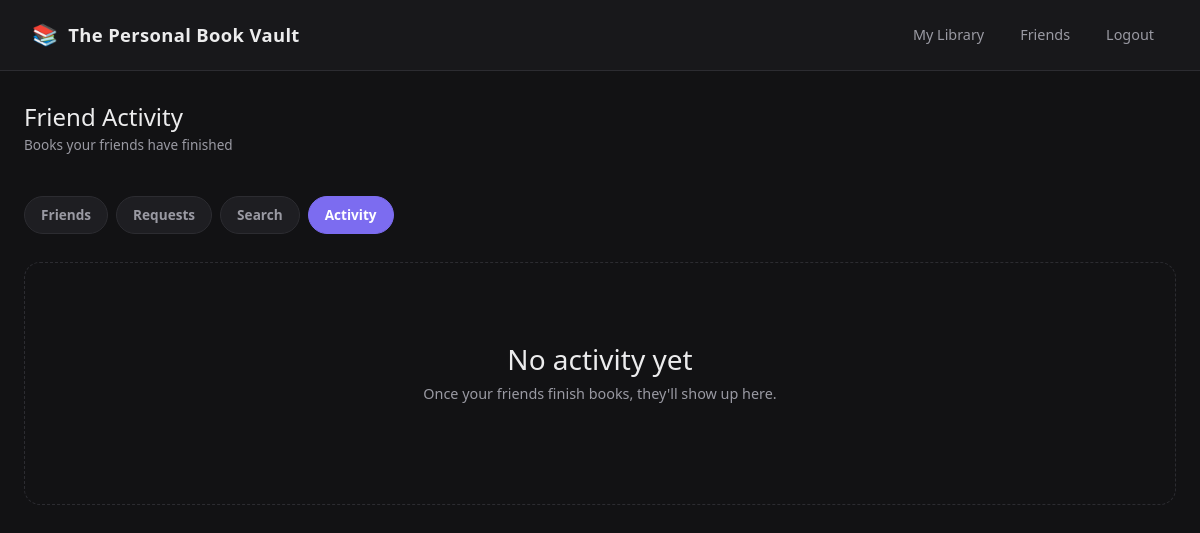
The app's page /friends/activity (signed in), older data.
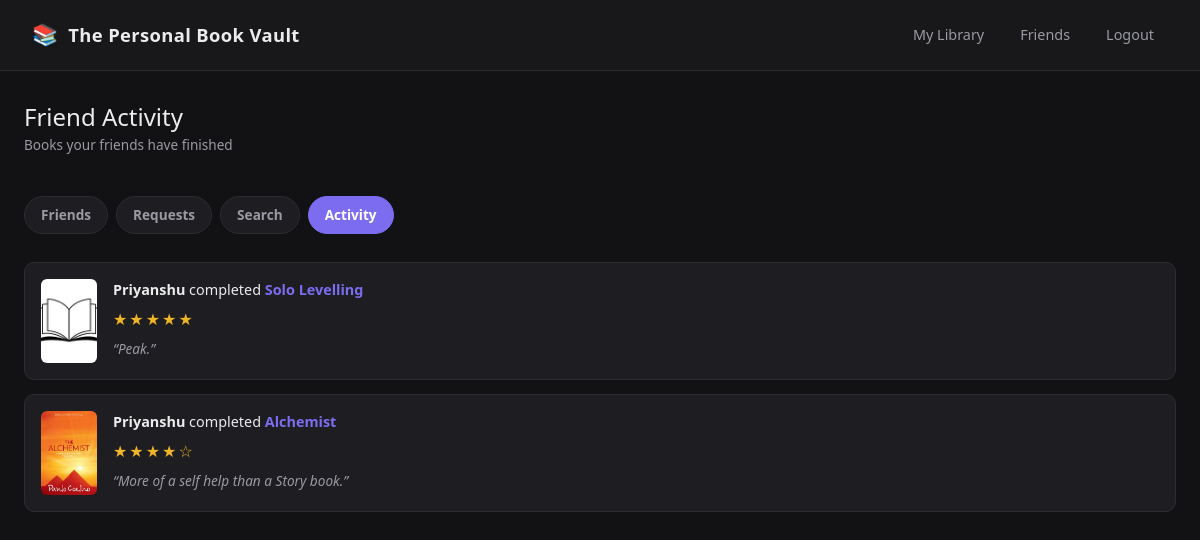
The same page, newer data.
### books/models_books.py (models this page shows)
class UserBook(db.Model):
    __tablename__='userbook'
    id=db.Column(db.Integer,primary_key=True)
    user_id=db.Column(db.Integer,db.ForeignKey('user.id'),nullable=False)
    book_id=db.Column(db.Integer,db.ForeignKey('books.book_id'),nullable=False)
    status=db.Column(db.String(200),nullable=False)
    review=db.Column(db.Text,nullable=True)
    rating=db.Column(db.Integer,nullable=True)
    added_at=db.Column(db.DateTime(timezone=True),
        default=lambda: datetime.now(timezone.utc),
        nullable=False)
    user = db.relationship(
        "User",
        back_populates="user_books"
    )
    book = db.relationship(
        "Books",
        back_populates="user_books"
    )

class Books(db.Model):
    __tablename__='books'
    book_id=db.Column(db.Integer,primary_key=True)
    author=db.Column(db.String(200),nullable=False)
    title=db.Column(db.String(200),nullable=False)
    genre=db.Column(db.String(200))
    cover_image = db.Column(db.String(255))
    user_books = db.relationship(
        "UserBook",
        back_populates="book",
        cascade="all, delete-orphan"
    )
    reading_sessions = db.relationship(
        "ReadingSession",
        back_populates="book"
    )

### auth/models_user.py (models this page shows)
class User(db.Model,UserMixin):
    __tablename__='user'
    id=db.Column(db.Integer,primary_key=True)
    username=db.Column(db.String(80),unique=True,nullable=False)
    password=db.Column(db.String(200),unique=True,nullable=False)
    email=db.Column(db.String(200),unique=True)
    user_books = db.relationship(
        "UserBook",
        back_populates="user",
        cascade="all, delete-orphan"
    )
    created_sessions = db.relationship(
        "ReadingSession",
        foreign_keys="ReadingSession.creator_id",
        back_populates="creator_user"
    )
    joined_sessions = db.relationship(
        "SessionParticipant",
        back_populates="participant_user",
        cascade="all, delete-orphan"
    )
    friendships = db.relationship(
        "Friendship",
        foreign_keys="Friendship.user_id",
        back_populates="user"
    )
    friend_of = db.relationship(
        "Friendship",
        foreign_keys="Friendship.friend_id",
        back_populates="friend"
    )

### friends/friends_routes.py (the view)
@friends_bp.route("/friends/activity", methods=["GET"])
@login_required
def activity():
    friend_ids = [u.id for u in get_friends(current_user.id)]
    entries = []
    if friend_ids:
        entries = (
            UserBook.query
            .filter(
                UserBook.user_id.in_(friend_ids),
                UserBook.status == "Completed",
            )
            .order_by(UserBook.added_at.desc())
            .limit(50)
            .all()
        )
    return render_template(
        "activity.html",
        entries=entries,
        active_tab="activity",
    )

### app.py (called while the page is built)
def create_app():
    app =Flask(__name__,template_folder='templates',static_folder='static',static_url_path='/')
    app.config['SQLALCHEMY_DATABASE_URI']='sqlite:///database.db'
    db.init_app(app)
    migrate.init_app(app,db)
    bcrypt.init_app(app)
    login_manager.init_app(app)
    app.secret_key=os.getenv('key')
    app.config['SESSION_TYPE']='sqlalchemy'
    app.config['SESSION_SQLALCHEMY']=db
    Session(app)
    @login_manager.user_loader
    def load_user(id):
        return User.query.get(id)
    app.register_blueprint(auth_bp)
    app.register_blueprint(friends_bp)
    app.register_blueprint(books_bp)
    return app

### friends/friends_routes.py (called while the page is built)
def get_friends(user_id):
    sent = Friendship.query.filter_by(user_id=user_id, status="accepted").all()
    received = Friendship.query.filter_by(friend_id=user_id, status="accepted").all()
    friends = [f.friend for f in sent] + [f.user for f in received]
    return friends

@friends_bp.context_processor
def inject_pending_count():
    if current_user.is_authenticated:
        count = Friendship.query.filter_by(
            friend_id=current_user.id, status="pending"
        ).count()
    else:
        count = 0
    return dict(pending_count=count)

### friends/templates/activity.html (shortened to what this page needs)
{% extends "base.html" %}
{% block body %}
<div class="page-container">
    <div class="dashboard-header">
        <div>
            <h1>Friend Activity</h1>
            <p class="subtitle">Books your friends have finished</p>
        </div>
    </div>
    {% include "components/friends_nav.html" %}
    {% if entries %}
        <div class="activity-feed">
            {% for entry in entries %}
                <div class="activity-item">
                    <div class="activity-cover">
                        {% if entry.book.cover_image %}
                            <img
                                src="{{ url_for('static', filename='covers/' + entry.book.cover_image) }}"
                                alt="Cover of {{ entry.book.title }}">
                        {% else %}
                            <img
                                src="{{ url_for('static', filename='covers/default_book.png') }}"
                                alt="No cover available">
                        {% endif %}
                    </div>
                    <div class="activity-body">
                        <p class="activity-heading">
                            <strong>{{ entry.user.username }}</strong> completed
                            <a href="{{ url_for('books.book_detail', book_id=entry.book.book_id) }}">{{ entry.book.title }}</a>
                        </p>
                        {% if entry.rating %}
                            <span class="rating-display">{{ '★' * entry.rating }}{{ '☆' * (5 - entry.rating) }}</span>
                        {% endif %}
                        {% if entry.review %}
                            <p class="activity-review">&ldquo;{{ entry.review }}&rdquo;</p>
                        {% endif %}
                    </div>
                </div>
            {% endfor %}
        </div>
    {% else %}
        <div class="empty-state">
            <h3>No activity yet</h3>
            <p>Once your friends finish books, they'll show up here.</p>
        </div>
    {% endif %}
</div>
{% endblock %}

### templates/base.html (shortened to what this page needs)
<!DOCTYPE html>
<html lang="en">
    <head>
        <link
            rel="stylesheet"
            href="https://cdn.jsdelivr.net/npm/bootstrap@5.3.3/dist/css/bootstrap.min.css">
        <link rel="stylesheet" href="{{ url_for('static', filename='css/styles.css') }}">
    </head>
    <body>
        <nav class="navbar">
            <a href="{{ url_for('books.home') if current_user.is_authenticated else url_for('auth.user_login') }}" class="brand">
                <span class="brand-mark">📚</span>
                <span>The Personal Book Vault</span>
            </a>
            <div class="nav-links">
                {% if current_user.is_authenticated %}
                    <a href="{{ url_for('books.home') }}">My Library</a>
                    <a href="{{ url_for('friends.friends_list') }}">
                        Friends
                    </a>
                    <a href="{{ url_for('books.logout') }}">Logout</a>
                {% else %}
                    <a href="{{ url_for('auth.user_login') }}">Login</a>
                    <a href="{{ url_for('auth.signup') }}" class="btn btn-primary">Sign Up</a>
                {% endif %}
            </div>
        </nav>
        {% block body %}{% endblock %}
    </body>
</html>

### templates/components/friends_nav.html (shortened to what this page needs)
<div class="status-tabs">
    <a href="{{ url_for('friends.friends_list') }}" class="{{ 'active' if active_tab == 'friends' else '' }}">
        Friends
    </a>
    <a href="{{ url_for('friends.requests_view') }}" class="{{ 'active' if active_tab == 'requests' else '' }}">
        Requests
    </a>
    <a href="{{ url_for('friends.search') }}" class="{{ 'active' if active_tab == 'search' else '' }}">
        Search
    </a>
    <a href="{{ url_for('friends.activity') }}" class="{{ 'active' if active_tab == 'activity' else '' }}">
        Activity
    </a>
</div>

### static/css/styles.css (style rules this page uses)
:root { --bg: #121214; --bg-elevated: #18181b; --surface: #1e1e22; --surface-hover: #26262b; --border: #2c2c31; --text: #ececed; --text-muted: #9a9aa3; --text-faint: #6e6e76; --accent: #7c6cf0; --accent-hover: #6a5ce0; --accent-soft: rgba(124, 108, 240, 0.15); --success: #3ecf8e; --success-soft: rgba(62, 207, 142, 0.15); --warning: #f0b429; --warning-soft: rgba(240, 180, 41, 0.15); --error: #f0546c; --error-soft: rgba(240, 84, 108, 0.15); --radius-sm: 6px; --radius: 10px; --radius-lg: 16px; --shadow: 0 8px 24px rgba(0, 0, 0, 0.35); }
* { box-sizing: border-box; }
html, body { margin: 0; padding: 0; background: var(--bg); color: var(--text); font-family: "Segoe UI", Roboto, Helvetica, Arial, sans-serif; min-height: 100vh; }
a { color: inherit; text-decoration: none; }
img { max-width: 100%; display: block; }
.page-container { max-width: 1200px; margin: 0 auto; padding: 32px 24px 64px; }
.navbar { display: flex; align-items: center; justify-content: space-between; padding: 16px 32px; background: var(--bg-elevated); border-bottom: 1px solid var(--border); position: sticky; top: 0; z-index: 50; }
.navbar .brand { display: flex; align-items: center; gap: 10px; font-size: 1.15rem; font-weight: 700; letter-spacing: 0.02em; }
.navbar .brand .brand-mark { font-size: 1.3rem; }
.navbar .nav-links { display: flex; align-items: center; gap: 8px; }
.navbar .nav-links a, .navbar .nav-links button { font-size: 0.9rem; color: var(--text-muted); padding: 8px 14px; border-radius: var(--radius-sm); border: none; background: transparent; cursor: pointer; transition: background 0.15s ease, color 0.15s ease; }
.dashboard-header { display: flex; align-items: center; justify-content: space-between; margin-bottom: 24px; gap: 16px; flex-wrap: wrap; }
.dashboard-header h1 { font-size: 1.5rem; margin: 0; }
.dashboard-header .subtitle { color: var(--text-muted); font-size: 0.85rem; margin-top: 4px; }
.status-tabs { display: flex; gap: 8px; margin-bottom: 28px; flex-wrap: wrap; }
.status-tabs a { padding: 8px 16px; border-radius: 999px; font-size: 0.85rem; font-weight: 600; border: 1px solid var(--border); background: var(--surface); color: var(--text-muted); transition: all 0.15s ease; }
.status-tabs a.active { background: var(--accent); border-color: var(--accent); color: #fff; }
.rating-display { color: var(--warning); font-size: 1rem; letter-spacing: 2px; }
.activity-feed { display: flex; flex-direction: column; gap: 14px; }
.activity-item { display: flex; gap: 16px; background: var(--surface); border: 1px solid var(--border); border-radius: var(--radius); padding: 16px; }
.activity-cover { width: 56px; flex-shrink: 0; aspect-ratio: 2 / 3; border-radius: var(--radius-sm); overflow: hidden; background: var(--bg-elevated); }
.activity-cover img { width: 100%; height: 100%; object-fit: cover; }
.activity-body { flex: 1; min-width: 0; }
.activity-heading { margin: 0 0 6px; font-size: 0.9rem; }
.activity-heading a { color: var(--accent); font-weight: 600; }
.activity-review { margin: 8px 0 0; font-size: 0.85rem; color: var(--text-muted); font-style: italic; line-height: 1.5; }

Row changes from the older to the newer data that the page shows:
added UserBook: user.username "Priyanshu", book "Solo Levelling", rating "★★★★★", review "Peak."
added UserBook: cover_image (picture), user.username "Priyanshu", book "Alchemist", rating "★★★★", rating "☆", review "More of a self help than a Story book."
Text that changed along with them:
text no longer shown: "No activity yet Once your friends finish books, they'll show up here."
